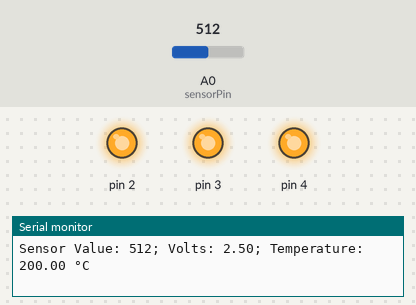
A sketch run on a simulated Arduino Uno, built with avr-gcc and run on an emulated ATmega328P. Parts: output pins drawn as LEDs (lit = HIGH), the last lines printed to the serial monitor. The inputs (shaded band) are chosen by the test bench; at power-on: A0 (sensorPin) = 512.

Above: at 1.2 s.
1.3 s: A0 (sensorPin) set to 171
4.3 s: A0 (sensorPin) set to 159
At 5.5 s:
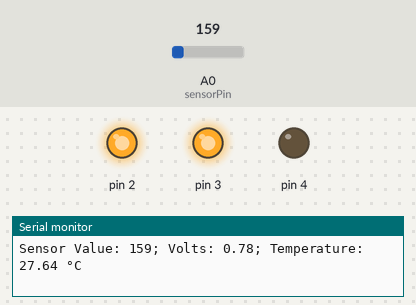
5.8 s: A0 (sensorPin) set to 122
At 6.2 s:
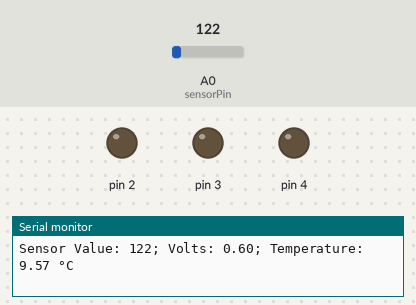
Timing chart, 0 to 8.8 s (numbered marks = the images above; inputs shaded):
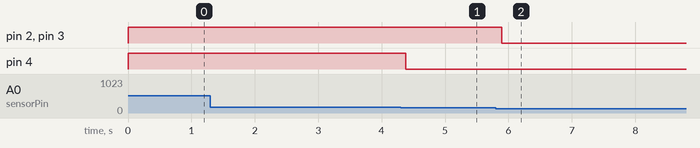

Measured:
- the behaviour switches between 160 and 159 on A0 (sensorPin) (found by bisection; images 0 and 1)
- after the input at 4.3 s, pin 4: HIGH → LOW after 0.08 s
- after the input at 5.8 s, pin 2, pin 3: HIGH → LOW after 0.10 s

The sketch:

03_temperature_sensor.ino
```cpp
const int sensorPin = A0;
const float baselineTemp = 22.0;

void setup() {
  // put your setup code here, to run once:
  Serial.begin(9600);// open serial port with 9600 baud rate

  for (int pinNumber = 2; pinNumber < 5; pinNumber++) { // for loop, looping through all used pins 2-4
    pinMode(pinNumber, OUTPUT); // define used pins 2-4 as output
    digitalWrite(pinNumber, LOW); // set used pins 2-4 to low
  }
}

void loop() {
  // put your main code here, to run repeatedly:

  // sensor output value computations
  int sensorValue = analogRead(sensorPin); // get sensor value from used analog pin

  float sensorVoltage = (sensorValue / 1024.0) * 5.0; // calculate the sensor's actual output voltage

  float sensorTemp = (sensorVoltage - 0.5) * 100; // calculate the temperature, sensor has 0.5 V offset


  //output in the serial window
  Serial.print("Sensor Value: "); // print the given text
  Serial.print(sensorValue); // print the current sensor value

  Serial.print("; Volts: ");
  Serial.print(sensorVoltage); // print the current sensor output voltage

  Serial.print("; Temperature: ");
  Serial.print(sensorTemp); // print the measured temperature
  Serial.print(" °C");

  Serial.println(); // create new line


  if (sensorTemp < baselineTemp) {
    digitalWrite(4, LOW);
    digitalWrite(3, LOW);
    digitalWrite(2, LOW);
  }
  else if (sensorTemp >= baselineTemp && sensorTemp < (baselineTemp + 3) ) {
    digitalWrite(4, LOW);
    digitalWrite(3, LOW);
    digitalWrite(2, HIGH);
  }
  else if (sensorTemp >= (baselineTemp + 3) && sensorTemp < (baselineTemp + 6) ) {
    digitalWrite(4, LOW);
    digitalWrite(3, HIGH);
    digitalWrite(2, HIGH);
  }
  else if (sensorTemp >= (baselineTemp + 6) ) {
    digitalWrite(4, HIGH);
    digitalWrite(3, HIGH);
    digitalWrite(2, HIGH);
  }

  delay(1);

}
```
